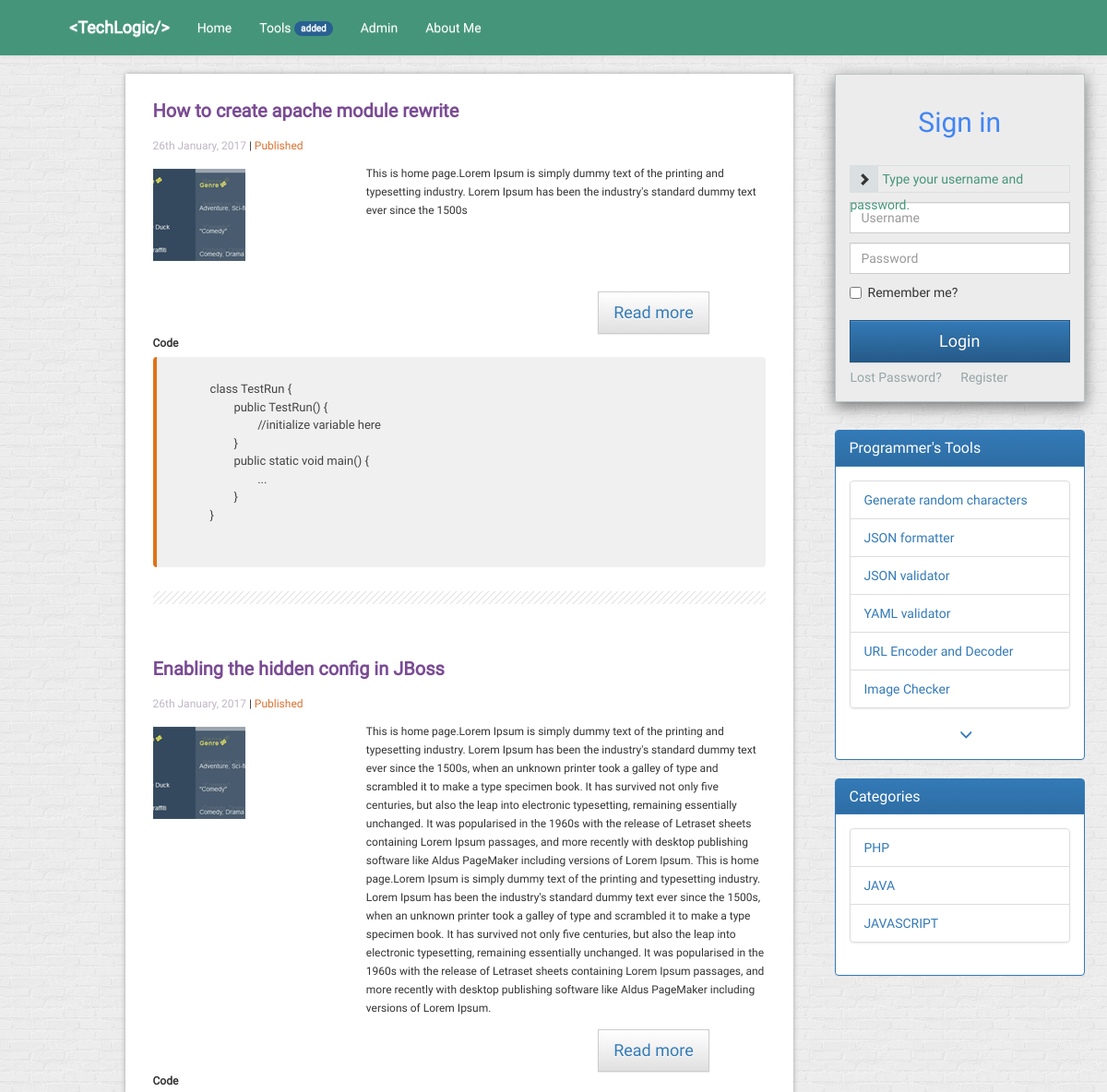
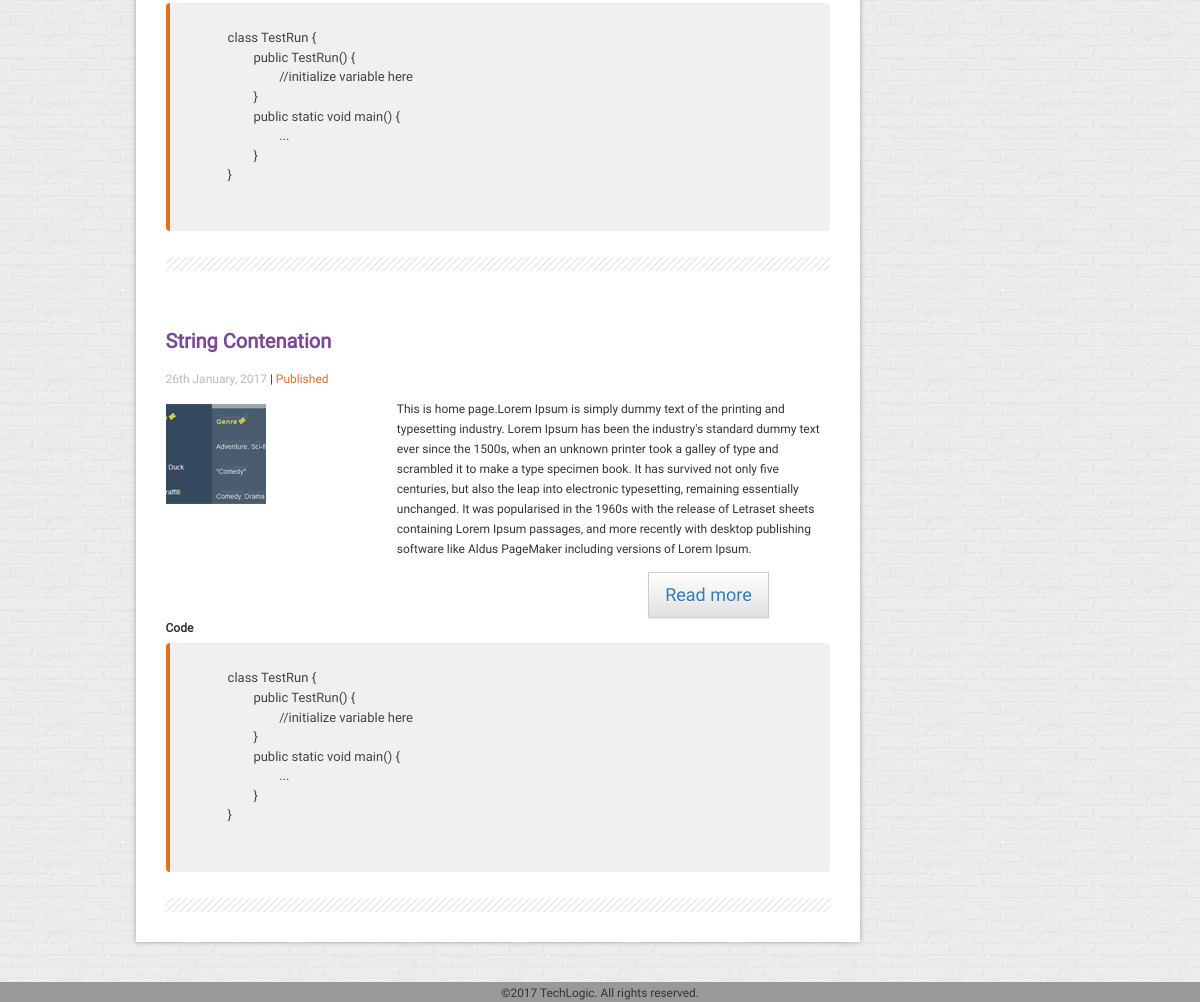
The page / on the database its author committed (2 pictures, top to bottom).
### tables this page shows
CREATE TABLE IF NOT EXISTS `feed` (
  `id` int(11) NOT NULL AUTO_INCREMENT,
  `title` varchar(155) DEFAULT NULL,
  `created_at` datetime NOT NULL,
  `updated_at` datetime NOT NULL,
  `image_location` text,
  `feed_status` varchar(255) DEFAULT NULL,
  `page_url` text,
  `description` longtext,
  `code` longtext,
  PRIMARY KEY (`id`)
);

CREATE TABLE IF NOT EXISTS `tools` (
  `id` int(11) NOT NULL AUTO_INCREMENT,
  `name` varchar(255) DEFAULT NULL,
  `created_at` datetime DEFAULT NULL,
  `modified_at` datetime DEFAULT NULL,
  PRIMARY KEY (`id`)
);

CREATE TABLE IF NOT EXISTS `tag` (
  `id` int(11) NOT NULL AUTO_INCREMENT,
  `name` varchar(255) NOT NULL,
  `created_at` datetime NOT NULL,
  `updated_at` datetime NOT NULL,
  KEY `id` (`id`)
);

### DBConn.php (called while the page is built, shortened)
<?php
class DBConn {
	function selectQuery($con, $SQLstmt) {
		$query = mysqli_query($con, $SQLstmt);
		return $query;
	}
}
?>

### pages/home.php (the view, shortened to what this page needs)
<?php
$base = explode('/', $_SERVER['PHP_SELF']);
require_once $_SERVER['DOCUMENT_ROOT']."/".$base[1]."/DBConn.php";
$DBConnObj = new DBConn();
$Con = $DBConnObj->getConnection();
$response = $DBConnObj->selectQuery($Con, SELECT_PUBLISHED_RECENT_FEED);
$data = array();
while($result = mysqli_fetch_array($response,MYSQLI_ASSOC)) {
	array_push($data, $result);
}
?>
<div class="row-fluid" style="box-shadow:0 0 5px #A0A0A0; background-color:#fff; width:100%; margin:40px auto; font:12px/20px Arial,sans-serif">
	<?php
	for ($i = 0; $i <= sizeof($data)-1; $i++) {
	?>
	<div style="padding:30px">
		<div>
			<a href="#" style="font-size:20px;font-weight:bold;color:#7A4B94">
			<?php
				echo $data[$i]['title'];
			?>
			</a>
		</div>
		<div style="padding-top:15px;">
			<span style="color:#BFB5C5"> <?php echo date("jS F, Y", strtotime($data[$i]['created_at'])); ?> </span> <span> | </span>
			<span style="color:#db7030"> <?php echo $data[$i]['feed_status']; ?> </span>
		</div>
		<div class="row">
			<div class="col-md-4">
				<div class="post-thumb">
					<a href="#">
						<img src="<?php echo imagesDir(); ?>javascript-table-dragger.png" height="100" width="100">
					</a>
				</div>
			</div>
			<div class="col-md-8">
				<div class="post-data">
					<div class="desc-data">
						<?php echo $data[$i]['description']; ?>
					</div>
				</div>
			</div>
		</div>
		<div class="row">
			<div class="col-md-8">
			</div>
			<div class="col-md-4">
				<button class="btn btn-lg btn-default readmore"><a href="#"> Read more </a></button>
			</div>
		</div>
		<label>Code</label>
		<pre class="hljs prettyprint" style="border:none; border-left: 4px solid #e07218" id="quine">
		<code>
		</code>
		</pre>
		<div class="separator"></div>
	</div>
	<?php
	}
	?>
</div>

### index.php (shortened to what this page needs)
<?php
$base = explode('/', $_SERVER['PHP_SELF']);
require $_SERVER['DOCUMENT_ROOT']."/".$base[1]."/functions.php";
?>
<!DOCTYPE html>
<html>
<head>
    <link rel="stylesheet" href="<?php echo assetsDir(); ?>/css/bootstrap.min.css">
    <link rel="stylesheet" href="<?php echo assetsDir(); ?>/css/bootstrap-theme.min.css">
    <link rel="stylesheet" href="<?php echo assetsDir(); ?>/css/custom.css">
    <link rel="stylesheet" href="<?php echo assetsDir(); ?>/css/top-button.css">
    <link rel="stylesheet" href="<?php echo assetsDir(); ?>/css/code/default.css">
    <link rel="stylesheet" href="<?php echo assetsDir(); ?>/css/code/menu.css">
</head>
    <body>
        <nav class="navbar navbar-fixed-top navbar-default" role="navigation">
            <div class="collapse navbar-collapse" id="navbar-collapse-1">
              <ul class="nav navbar-nav">
                <li><a class="brand" style="text-decoration:none;font-size:18px;font-weight:bold">&lt;<?php echo siteName(); ?>/&gt;</a></li>
                <li role="presentation"><a href="/<?php echo rootDir(); ?>" title="Home">Home</a></li>
                <li role="presentation"><a href="/<?php echo rootDir(); ?>?page=tools">Tools&nbsp;<span class="badge" style="background-color:#286091;font-size:10px;"><?php echo $_SESSION["tools_count"] ?> added</span></a></li>
                <li><a href="/<?php echo rootDir(); ?>?page=controlpanel">Admin</a></li>
                <li role="presentation"><a href="/<?php echo rootDir(); ?>?page=about-me">About Me</a></li>
              </ul>
            </div>
        </nav>
        <div class="row">
            <div class="col-md-8">
                <div class="container-fluid scrollable main">
                    <article>
                        <div>
                            <?php pageContent(); ?>
                        </div>
                    </article>
                </div>
            </div>
            <div class="col-md-3 rightpane">
                <div class="right-pane">
                    <?php include $_SERVER['DOCUMENT_ROOT']."/".$base[1]."/pages/right-pane.php"; ?>
                </div>
            </div>
        </div>
    </body>
    <footer>
        <small>&copy;<?php echo date('Y'); ?> <?php siteName(); ?>. All rights reserved.</small>
    </footer>
</html>

### functions.php (shortened to what this page needs)
<?php
function rootDir()
{
    return basename(__DIR__);
}
function assetsDir()
{
    return "assets/";
}
function imagesDir()
{
    return "assets/images/";
}
$config = [
    'name' => 'TechLogic',
];
function siteName()
{
    global $config;
    echo $config['name'];
}
function pageContent()
{
    $page = isset($_GET['page']) ? $_GET['page'] : 'home';
    $path = getcwd().'/pages/'.$page.'.php';
    if (file_exists($path)) {
        include $path;
    } else {
        include 'pages/404.php';
    }
}

### pages/right-pane.php (shortened to what this page needs)
<?php
$base = explode('/', $_SERVER['PHP_SELF']);
require_once $_SERVER['DOCUMENT_ROOT']."/".$base[1]."/functions.php";
require_once $_SERVER['DOCUMENT_ROOT']."/".$base[1]."/DBConn.php";
$DBConnObj = new DBConn();
$Con = $DBConnObj->getConnection();
$tags_response = $DBConnObj->selectQuery($Con, SELECT_TAGS);
$tools_response = $DBConnObj->selectQuery($Con, SELECT_TOOLS);
$tags_data = array();
$tools_data = array();
while($tags_result = mysqli_fetch_array($tags_response,MYSQLI_ASSOC)) {
	array_push($tags_data, $tags_result);
}
while($tools_result = mysqli_fetch_array($tools_response,MYSQLI_ASSOC)) {
	array_push($tools_data, $tools_result);
}
?>
<head>
</head>
<?php
if(!isset($_SESSION["user"])) {
?>
<div id="login-modal" tabindex="-1" role="dialog" aria-labelledby="myModalLabel" aria-hidden="false" style="display: block;">
    <div class="modal-dialog">
        <div class="modal-content">
            <div class="modal-header" align="center">
                <h2><span id="signvalue" style="color:#4285F4 ">Sign in</span></h2>
            </div>
            <div id="div-forms">
                <form id="login-form">
                    <div class="modal-body">
                        <div id="div-login-msg">
                            <div id="icon-login-msg" class="glyphicon glyphicon-chevron-right"></div>
                            <span id="text-login-msg" style="color:#45957A">Type your username and password.</span>
                        </div>
                        <input id="login_username" class="form-control" type="text" placeholder="Username" required>
                        <input id="login_password" class="form-control" type="password" placeholder="Password" required>
                        <div class="checkbox">
                            <label>
                                <input type="checkbox"> Remember me?
                            </label>
                        </div>
                    </div>
                    <div class="modal-footer">
                        <div>
                            <button type="submit" class="btn btn-primary btn-lg btn-block">Login</button>
                        </div>
                        <div>
                            <button id="login_lost_btn" type="button" class="btn btn-link">Lost Password?</button>
                            <button id="login_register_btn" type="button" class="btn btn-link">Register</button>
                        </div>
                    </div>
                </form>
            </div>
        </div>
    </div>
</div>
<?php
}
?>
<div class="panel panel-primary" style="margin-top:30px">
  <div class="panel-heading">
    <h3 class="panel-title">Programmer's Tools</h3>
  </div>
  <div class="panel-body">
  	<ul class="list-group">
    <?php
    for ($i = 0; $i <= sizeof($tools_data)-1; $i++) {
    ?>
    	<li class="list-group-item"> <a href="#"> <?php echo $tools_data[$i]['name'];?> </a> </li>
    <?php
	}
    ?>
	</ul>
	<span><a class="glyphicon glyphicon-menu-down category-more" href="/<?php echo rootDir(); ?>?page=tools"></a></span>
  </div>
</div>
<div class="panel panel-primary">
  <div class="panel-heading">
    <h3 class="panel-title">Categories</h3>
  </div>
  <div class="panel-body">
  	<ul class="list-group">
    <?php
    for ($i = 0; $i <= sizeof($tags_data)-1; $i++) {
    ?>
    	<li class="list-group-item"> <a href="#"> <?php echo $tags_data[$i]['name'];?> </a> </li>
    <?php
	}
    ?>
	</ul>
  </div>
</div>

### assets/css/custom.css (style rules this page uses)
body { width: 98%; max-width: 100%; background: url(../images/p-bg-11.png) repeat; }
.scrollable { height: 100%; }
* { font-family: 'Roboto', sans-serif; }
#login-modal .modal-dialog { width: auto; }
#login-modal input[type=text], input[type=password] { margin-top: 10px; }
#div-login-msg, #div-lost-msg, #div-register-msg { border: 1px solid #dadfe1; height: 30px; line-height: 28px; transition: all ease-in-out 500ms; }
#icon-login-msg, #icon-lost-msg, #icon-register-msg { width: 30px; float: left; line-height: 28px; text-align: center; background-color: #dadfe1; margin-right: 5px; transition: all ease-in-out 500ms; }
.modal-content { background-color: #ececec; border: 1px solid #bdc3c7; border-radius: 0px; outline: 0; }
.modal-header { min-height: 16.43px; padding: 15px 15px 15px 15px; border-bottom: 0px; }
.modal-body { position: relative; padding: 5px 15px 5px 15px; }
.modal-footer { padding: 15px 15px 15px 15px; text-align: left; border-top: 0px; }
.checkbox { margin-bottom: 0px; }
.btn { border-radius: 0px; }
.btn-lg, .btn-group-lg>.btn { border-radius: 0px; }
.btn-link { padding: 5px 10px 0px 0px; color: #95a5a6; }
.glyphicon { top: 0px; }
.form-control { border-radius: 0px; }

### assets/css/code/default.css (style rules this page uses)
.hljs { display:block;overflow-x:auto;padding:0.5em;background:#F0F0F0 }
.hljs,.hljs-subst { color:#444 }

### assets/css/code/menu.css (style rules this page uses)
body { font-family: 'Open Sans', sans-serif; font-style: normal; }
nav.navbar { background-color: #45957A; }
nav.navbar, nav.navbar .navbar-collapse { border: none; background-color: #45957A; }
nav.navbar { background: url(../../images/header_bg.jpg) top left repeat-x #378065 }
nav.navbar .navbar-nav>li>a { padding-top: 20px; padding-bottom: 20px; color: #fff }
.navbar-nav { padding-left: 5%; padding-right: 5%; }

### index.php (style rules this page uses)
article { text-align: left; padding-left: 20px; padding-right: 0px; padding-bottom: 20px; padding-top: 40px; }
.rightpane { margin-top: 50px; padding-left: 2%; max-width: 100%; }
footer { position:fixed; left:0px; bottom:0px; height:20px; width:100%; background:#999; text-align: center; }

### pages/home.php (style rules this page uses)
.post-thumb { margin-right: 15px; margin-bottom: 20px; padding-top: 15px; }
.separator { background: url(assets/images/separator.png) repeat-x bottom; height:30px; }
.post-data { padding-top: 10px; }
.readmore { border-top-width: 1px; margin-top: 13px; margin-left: 20px; }

### pages/right-pane.php (style rules this page uses)
.category-more { margin-left: 50%; }

### rows shown on the page
feed: title "How to create apache module rewrite", created_at "26th January, 2017", feed_status "Published", description "This is home page.Lorem Ipsum is simply dummy text of the printing and typesetting industry. Lorem Ipsum has been the industry's standard dummy text ever since the 1500s"
feed: title "Enabling the hidden config in JBoss", created_at "26th January, 2017", feed_status "Published", description "This is home page.Lorem Ipsum is simply dummy text of the printing and typesetting industry. Lorem Ipsum has been the industry's standard dummy text ever since the 1500s, when an unknown printer took a galley of type and scrambled it to make a type specimen book. It has survived not only five centuries, but also the leap into electronic typesetting, remaining essentially unchanged. It was popularised in the 1960s with the release of Letraset sheets containing Lorem Ipsum passages, and more recently with desktop publishing software like Aldus PageMaker including versions of Lorem Ipsum. This is home page.Lorem Ipsum is simply dummy text of the printing and typesetting industry. Lorem Ipsum…"
feed: title "String Contenation", created_at "26th January, 2017", feed_status "Published", description "This is home page.Lorem Ipsum is simply dummy text of the printing and typesetting industry. Lorem Ipsum has been the industry's standard dummy text ever since the 1500s, when an unknown printer took a galley of type and scrambled it to make a type specimen book. It has survived not only five centuries, but also the leap into electronic typesetting, remaining essentially unchanged. It was popularised in the 1960s with the release of Letraset sheets containing Lorem Ipsum passages, and more recently with desktop publishing software like Aldus PageMaker including versions of Lorem Ipsum."
tools: name "Generate random characters"
tools: name "JSON formatter"
tools: name "JSON validator"
tools: name "YAML validator"
tools: name "URL Encoder and Decoder"
tools: name "Image Checker"
tag: name "PHP"
tag: name "JAVA"
tag: name "JAVASCRIPT"

### other values the page prints
$config['name'] "TechLogic TechLogic"
